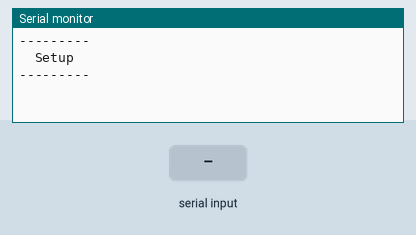
A sketch run on a simulated Arduino Uno, built with avr-gcc and run on an emulated ATmega328P. Parts: the last lines printed to the serial monitor. The test bench sets the inputs (shaded band).

Above: at 1.2 s.
1.3 s: "1" received over Serial
At 2.5 s:
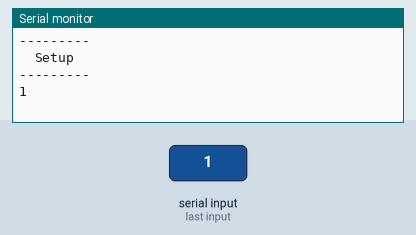
2.8 s: "0" received over Serial
At 3.9 s:
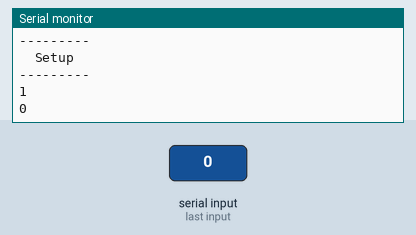
4.3 s: "2" received over Serial
At 5.1 s:
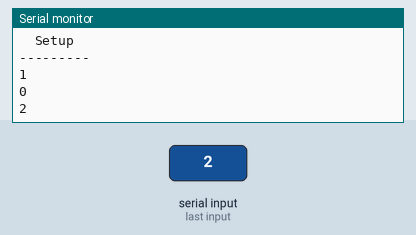

Measured:
- after the input at 1.3 s, the serial monitor: prints a new line at once (image 1)
- after the input at 2.8 s, the serial monitor: prints a new line at once (image 2)
- after the input at 4.3 s, the serial monitor: prints a new line at once (image 3)

The sketch:

EjemploDatosConsola2.ino
```cpp
void setup()
{
  Serial.begin(9600);
  Serial.println("\n---------\n  Setup\n---------");
  Serial.setTimeout(5);
}

void loop()
{
  if ( Serial.available()) {
    //String serialResponse = Serial.readStringUntil('\r\n');
    String serialResponse = Serial.readString();

    split(serialResponse, ";");


  }
}

void split(String s, const char* separator){
  // Convert from String Object to String.
    char buf[s.length() * sizeof(s)];
    s.toCharArray(buf, sizeof(buf));
    char *p = buf;
    char *str;
    while ((str = strtok_r(p, separator, &p)) != NULL)
      Serial.println(str);
}
```
